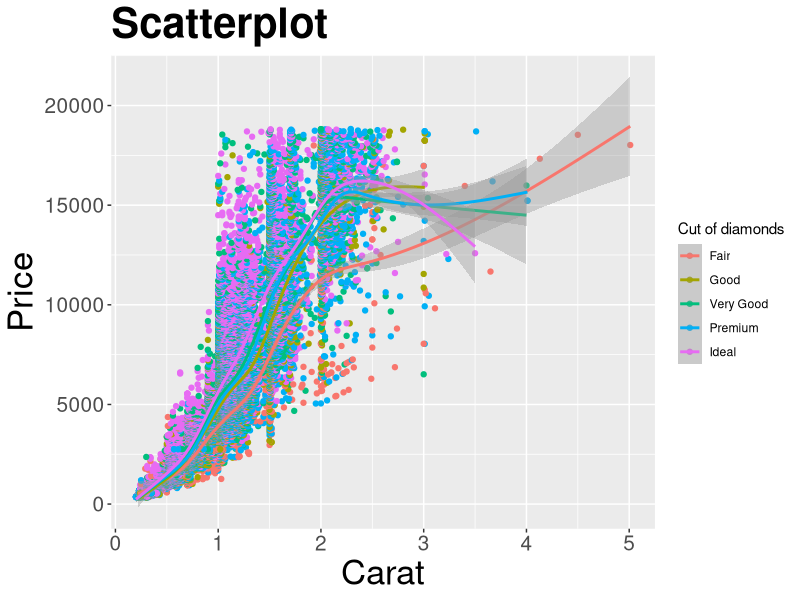
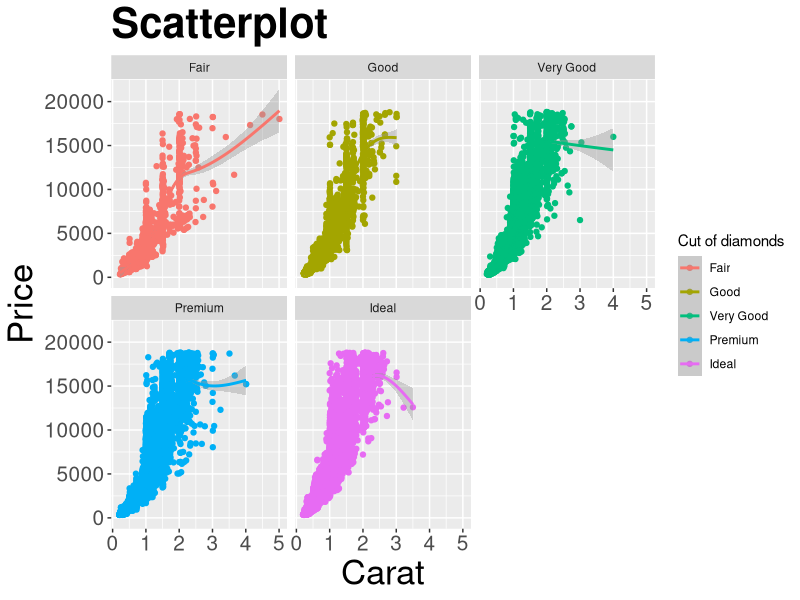

Recreate these plots in R, in order.
## ---- chunk 1
# Setup
options(scipen=999)  # turn off scientific notation like 1e+06
library(ggplot2)

gg <- ggplot(diamonds, aes(x=carat, y=price, color=cut)) + geom_point() + geom_smooth() + labs(title="Scatterplot", x="Carat", y="Price")  
# Adding scatterplot geom (layer1) and smoothing geom (layer2).

gg1 <- gg + theme(plot.title=element_text(size=30, face="bold"), 
                  axis.text.x=element_text(size=15), 
                  axis.text.y=element_text(size=15),
                  axis.title.x=element_text(size=25),
                  axis.title.y=element_text(size=25)) + 
  scale_color_discrete(name="Cut of diamonds")  # add title and axis text, change legend title.
print(gg1)  # print the plot

gg1 + facet_wrap( ~ cut, ncol=3)  # columns defined by 'cut'

